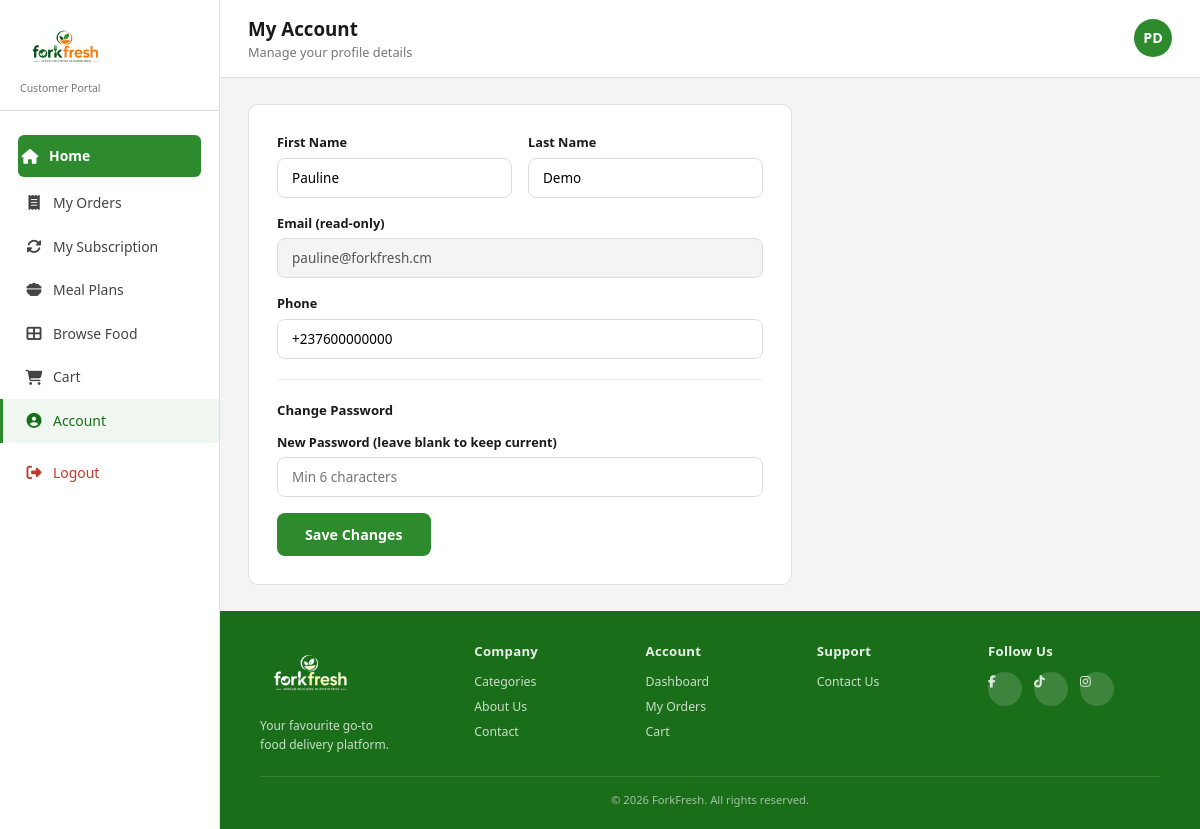
Page /customer/account.php (signed in) on the committed database.
### tables this page shows
CREATE TABLE IF NOT EXISTS users (
    id            INT UNSIGNED AUTO_INCREMENT PRIMARY KEY,
    first_name    VARCHAR(100)  NOT NULL,
    last_name     VARCHAR(100)  NOT NULL,
    email         VARCHAR(255)  NOT NULL UNIQUE,
    phone         VARCHAR(25)   DEFAULT NULL,
    password_hash VARCHAR(255)  NOT NULL,
    avatar        VARCHAR(255)  DEFAULT NULL,
    role          ENUM('customer') NOT NULL DEFAULT 'customer',
    is_active     TINYINT(1)    NOT NULL DEFAULT 1,
    created_at    TIMESTAMP     NOT NULL DEFAULT CURRENT_TIMESTAMP,
    updated_at    TIMESTAMP     NOT NULL DEFAULT CURRENT_TIMESTAMP ON UPDATE CURRENT_TIMESTAMP
);

### config/db.php (called while the page is built, shortened)
<?php
function getDB(): PDO
{
    static $pdo = null;
    if ($pdo === null) {
        $dsn = sprintf(
            'mysql:host=%s;port=%s;dbname=%s;charset=%s',
            DB_HOST, DB_PORT, DB_NAME, DB_CHARSET
        );
        $options = [
            PDO::ATTR_ERRMODE            => PDO::ERRMODE_EXCEPTION,
            PDO::ATTR_DEFAULT_FETCH_MODE => PDO::FETCH_ASSOC,
            PDO::ATTR_EMULATE_PREPARES   => false,
        ];
        try {
            $pdo = new PDO($dsn, DB_USER, DB_PASS, $options);
        } catch (PDOException $e) {
            error_log('[ForkFresh DB] ' . $e->getMessage());
            die('<p style="font-family:sans-serif;color:#c00;padding:20px;">
                 Database connection failed. Check your MySQL server and config/db.php settings.</p>');
        }
    }
    return $pdo;
}
function getCurrentUserId(): int
{
    return (int)($_SESSION['user_id'] ?? 0);
}
function getCurrentUser(): array
{
    $id = getCurrentUserId();
    $stmt = getDB()->prepare('SELECT id, first_name, last_name, email, phone FROM users WHERE id = ?');
    $stmt->execute([$id]);
    return $stmt->fetch() ?: [];
}
function e(string $v): string
{
    return htmlspecialchars($v, ENT_QUOTES | ENT_SUBSTITUTE, 'UTF-8');
}
function h(string $v): string { return e($v); }

### customer/account.php (the view, shortened to what this page needs)
<?php
require_once dirname(__DIR__) . '/config/db.php';
$user   = getCurrentUser();
$initials = strtoupper(substr($user['first_name'] ?? 'U', 0, 1) . substr($user['last_name'] ?? '', 0, 1));
?>
<!DOCTYPE html>
<html lang="en">
<head>
  <link rel="stylesheet" href="assets/css/style.css">
  <link rel="stylesheet" href="https://cdnjs.cloudflare.com/ajax/libs/font-awesome/6.5.0/css/all.min.css">
</head>
<body>
<div class="app-wrapper">
  <?php include 'partials/sidebar.php'; ?>
  <div class="main-content">
    <header class="topbar">
      <div class="topbar-left">
        <div class="topbar-greeting"><h1>My Account</h1><p>Manage your profile details</p></div>
      </div>
      <div class="topbar-right"><div class="topbar-avatar"><?= $initials ?></div></div>
    </header>
    <main class="page-body" style="max-width:600px;">
      <div style="background:#fff;border:1px solid var(--border);border-radius:var(--radius);padding:28px;">
        <form method="POST" action="account.php">
          <div style="display:grid;grid-template-columns:1fr 1fr;gap:16px;margin-bottom:16px;">
            <div>
              <label style="display:block;font-size:.85rem;font-weight:600;margin-bottom:5px;">First Name</label>
              <input type="text" name="first_name" value="<?= h($user['first_name'] ?? '') ?>" required style="width:100%;padding:10px 14px;border:1px solid #ddd;border-radius:8px;font-size:.9rem;font-family:inherit;">
            </div>
            <div>
              <label style="display:block;font-size:.85rem;font-weight:600;margin-bottom:5px;">Last Name</label>
              <input type="text" name="last_name" value="<?= h($user['last_name'] ?? '') ?>" required style="width:100%;padding:10px 14px;border:1px solid #ddd;border-radius:8px;font-size:.9rem;font-family:inherit;">
            </div>
          </div>
          <div style="margin-bottom:16px;">
            <label style="display:block;font-size:.85rem;font-weight:600;margin-bottom:5px;">Email (read-only)</label>
            <input type="email" value="<?= h($user['email'] ?? '') ?>" disabled style="width:100%;padding:10px 14px;border:1px solid #ddd;border-radius:8px;font-size:.9rem;background:#f4f4f4;">
          </div>
          <div style="margin-bottom:16px;">
            <label style="display:block;font-size:.85rem;font-weight:600;margin-bottom:5px;">Phone</label>
            <input type="tel" name="phone" value="<?= h($user['phone'] ?? '') ?>" style="width:100%;padding:10px 14px;border:1px solid #ddd;border-radius:8px;font-size:.9rem;font-family:inherit;">
          </div>
          <hr style="border:none;border-top:1px solid #eee;margin:20px 0;">
          <p style="font-size:.88rem;font-weight:700;margin-bottom:12px;">Change Password</p>
          <div style="margin-bottom:16px;">
            <label style="display:block;font-size:.85rem;font-weight:600;margin-bottom:5px;">New Password (leave blank to keep current)</label>
            <input type="password" name="new_password" placeholder="Min 6 characters" style="width:100%;padding:10px 14px;border:1px solid #ddd;border-radius:8px;font-size:.9rem;font-family:inherit;">
          </div>
          <button type="submit" style="padding:12px 28px;background:var(--green-main);color:#fff;border:none;border-radius:8px;font-weight:700;font-size:.95rem;cursor:pointer;">Save Changes</button>
        </form>
      </div>
    </main>
    <?php include 'partials/footer.php'; ?>
  </div>
</div>
</body>
</html>

### customer/assets/css/style.css (style rules this page uses)
:root { --green-dark: #1a6e1a; --green-main: #2d8a2d; --green-light: #4caf50; --green-bg: #f0f7f0; --orange: #e07820; --orange-hover: #c96a18; --white: #ffffff; --off-white: #f9f9f9; --border: #e0e0e0; --text-dark: #1a1a1a; --text-mid: #444444; --text-light: #777777; --shadow-sm: 0 1px 4px rgba(0,0,0,.08); --shadow-md: 0 4px 14px rgba(0,0,0,.12); --radius: 10px; --radius-lg: 16px; --sidebar-w: 220px; --transition: .22s ease; }
*, *::before, *::after { box-sizing: border-box; margin: 0; padding: 0; }
html { font-size: 15px; scroll-behavior: smooth; }
body { font-family: 'Segoe UI', Arial, sans-serif; background: #f4f4f4; color: var(--text-dark); line-height: 1.55; min-height: 100vh; }
button { cursor: pointer; font-family: inherit; }
input, textarea, select { font-family: inherit; }
.app-wrapper { display: flex; min-height: 100vh; }
.main-content { margin-left: var(--sidebar-w); flex: 1; display: flex; flex-direction: column; min-height: 100vh; }
.topbar { display: flex; align-items: center; justify-content: space-between; padding: 14px 28px; background: var(--white); border-bottom: 1px solid var(--border); position: sticky; top: 0; z-index: 100; }
.topbar-left { display: flex; align-items: center; gap: 12px; }
.topbar-greeting h1 { font-size: 1.25rem; font-weight: 700; }
.topbar-greeting p { font-size: .85rem; color: var(--text-light); }
.topbar-right { display: flex; align-items: center; gap: 16px; }
.topbar-avatar { width: 38px; height: 38px; border-radius: 50%; background: var(--green-main); color: #fff; display: flex; align-items: center; justify-content: center; font-weight: 700; font-size: .95rem; }
.page-body { padding: 26px 28px; flex: 1; }

### rows in the picture
users: initials "PD", first_name "Pauline", last_name "Demo", email "pauline@forkfresh.cm", phone "+237600000000"
